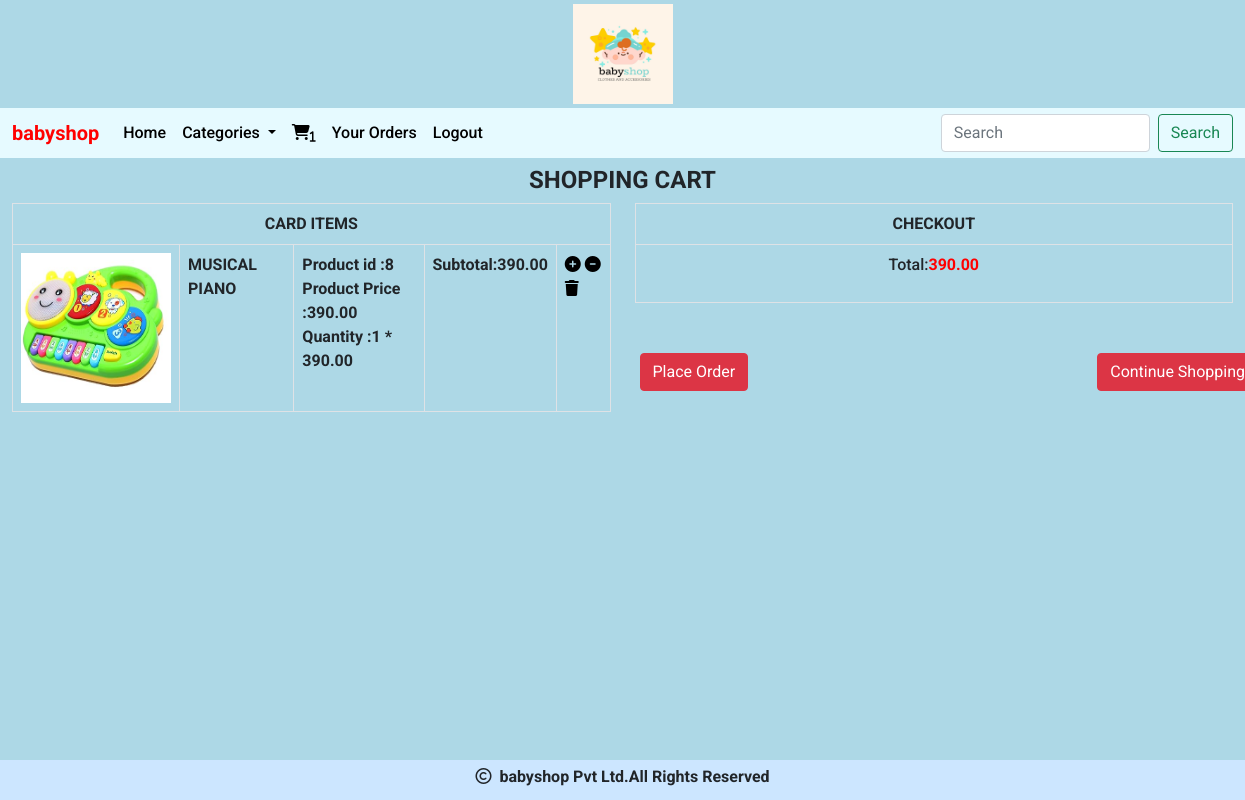
/cart/cartview (signed in), run on the app's committed database.
### cart/models.py (models this page shows, shortened)
class Cart(models.Model):
    product=models.ForeignKey(Product,on_delete=models.CASCADE)
    user=models.ForeignKey(User,on_delete=models.CASCADE)
    quantity=models.IntegerField()
    date_added=models.DateTimeField(auto_now_add=True)
    def subtotal(self):                        #it is a function to calculate total value and to show it on card.html
        return self.quantity*self.product.price

### shop/models.py (models this page shows, shortened)
class Product(models.Model):
    name = models.CharField(max_length=200)
    desc = models.TextField()
    image = models.ImageField(upload_to='shop/products', blank=True, null=True)
    price=models.DecimalField(max_digits=10,decimal_places=2)
    category=models.ForeignKey(Category,on_delete=models.CASCADE)    # to set a connection to category table one to many relationship
    stock=models.IntegerField()
    available=models.BooleanField(default=True)
    created=models.DateTimeField(auto_now_add=True)
    updated=models.DateTimeField(auto_now=True)

### cart/views.py (the view)
# urls.py: path('cartview', views.cartview, name="cartview"),
def cartview(request):
    sum=0
    u=request.user
    try:
        cart=Cart.objects.filter(user=u)
        for i in cart:
            sum += i.quantity*i.product.price
    except:
        pass
    return render(request,'cart.html',{'c':cart,'total':sum})

### cart/context_processors.py (called while the page is built)
def productcount(request):
    item_count=0
    if request.user.is_authenticated:
        u=request.user
        try:
            cart=Cart.objects.filter(user=u)
            for i in cart:
                item_count=item_count+i.quantity
        except:
            item_count=0
    return {'count':item_count}

### shop/context_processors.py (called while the page is built)
def menu_links(request):
    c=Category.objects.all()
    return {'links':c}

### templates/cart.html
<!DOCTYPE html>
{% extends 'base.html' %}
{% load static %}
{% block content %}
{% if not c %}
<div>
    <h3 class="text-center">Cart is Empty</h3>
    <h5 class="text-center text-success"><a href="{% url 'shop:allcat' %}">Continue Shopping</a></h5>
</div>
{% else %}
<div class="container-fluid ">
<div class="row">
    <h4 class="text-center fw-bold mt-2">SHOPPING CART</h4>
    <div class="col-sm-6" >
        <table class="table table-bordered" style="margin-bottom:60px;" >
            <tr><th colspan="5" class="text-center" >CARD ITEMS</th></tr>
            {% for i in c %}
            <tr>
                <td><img src="{{ i.product.image.url}}" height="150px" width="150px"></td>
                <td><b>{{i.product.name}}</b></td>
                <td><b> Product id :{{i.product.id}}</b><br>
                    <b> Product Price :{{i.product.price}}</b><br>
                    <b> Quantity :{{i.quantity}} * {{i.product.price}}</b></td>
                <td><b>Subtotal:{{i.subtotal}}</b></td>
                <td>
                    {% if i.quantity < i.product.stock %}
                    <a href="{% url 'cart:addtocart' i.product.name %}"><i  style="color:black;"  class="fa-solid fa-circle-plus"></i></a>
                    <a href="{% url 'cart:removefromcart' i.product.name %}"><i  style="color:black;"  class="fa-solid fa-circle-minus"></i></a>
                    <a href="{% url 'cart:deletefromcart' i.product.name %}"><i  style="color:black;" class="fa-solid fa-trash"></i></a>
                    {% else %}
                    <a href="#"><i  style="color:black;"  class="fa-solid fa-circle-minus"></i></a>
                    <a href="#"><i  style="color:black;" class="fa-solid fa-trash"></i></a>
                    {% endif %}
                </td>
            </tr>
            {% endfor %}
        </table>
    </div>
    <div class="col-sm-6 " >
        <table class="table table-bordered" style="height:100px;margin-bottom:50px;">
            <tr><th class="text-center" style="height:40px;">CHECKOUT</th></tr>
            <tr>
                <td><center>Total:<b style="color:red;">{{total}}</b></center></td>
            </tr>
        </table>
        <a href="{% url 'cart:orderform' %}" class="btn btn-danger" style="position:relative; left:5px;">Place Order</a>
        <a href="#" class="btn btn-danger" style="position:relative; left:350px;">Continue Shopping</a>
    </div>
</div>
    </div>
{% endif %}
{% endblock %}

### static/css/style.css (style rules this page uses)
body { background-color:lightblue; font-family: "Roboto", sans-serif; font-weight: 500; font-style: normal; }
#bg { background-size: 100%; background-repeat: no-repeat; background-position:center; background-attachment:fixed; }

### data on the page
Cart: product.image (picture), product.name "MUSICAL PIANO", product.id "8", product.price "390.00", quantity "1", subtotal "390.00"

### other printed values
{{ count }} "1"
{{ total }} "390.00"
